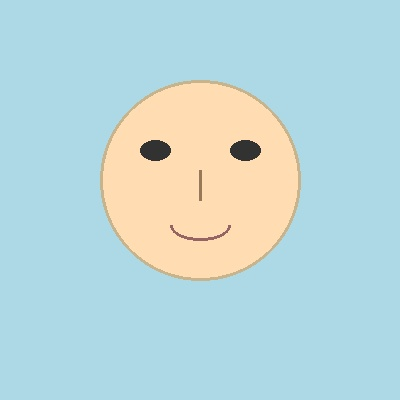
#> input picture test_images/test_face.jpg, 400 x 400 px
$ python -i face_utils.py   (imports and definitions only)
#> lines starting #> are read from the running program, lines starting #| are printed output that depends on the picture
"""
Face detection and alignment utilities
"""

import cv2
import numpy as np
from PIL import Image, ImageDraw
import logging

logger = logging.getLogger(__name__)

class FaceDetector:
    """Face detection and alignment class using OpenCV"""

    def __init__(self):
        self.face_locations = []
        self.face_landmarks = []
        # Load OpenCV's pre-trained face detection model
        self.face_cascade = cv2.CascadeClassifier(cv2.data.haarcascades + 'haarcascade_frontalface_default.xml')

    def detect_faces(self, image_path):
        """
        Detect faces in an image using OpenCV

        Args:
            image_path (str): Path to the image file

        Returns:
            tuple: (face_locations, face_landmarks, processed_image)
        """
#> called with image_path = '../test_images/test_face.jpg'
        try:
            # Load image with OpenCV
            cv_image = cv2.imread(image_path)
#> cv_image is the input picture: shape (400, 400, 3); mean B, G, R 218.3, 215.9, 187.1
            if cv_image is None:
                raise ValueError(f"Could not load image: {image_path}")

            # Convert to RGB for PIL
            rgb_image = cv2.cvtColor(cv_image, cv2.COLOR_BGR2RGB)

            # Convert to grayscale for face detection
            gray_image = cv2.cvtColor(cv_image, cv2.COLOR_BGR2GRAY)
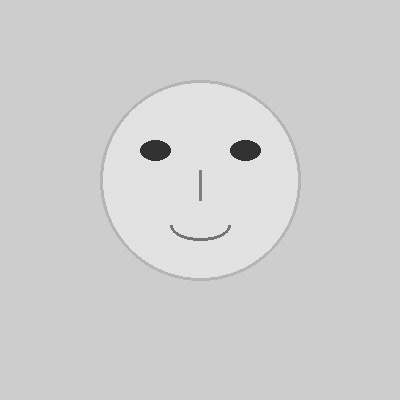
#> gray_image: shape (400, 400); min 45, max 232, mean 207.3

            # Detect faces
            faces = self.face_cascade.detectMultiScale(
                gray_image,
                scaleFactor=1.1,
                minNeighbors=5,
                minSize=(30, 30)
            )
#> faces = ()

            # Convert OpenCV format (x, y, w, h) to face_recognition format (top, right, bottom, left)
            self.face_locations = []
            for (x, y, w, h) in faces:
                top = y
                right = x + w
                bottom = y + h
                left = x
                self.face_locations.append((top, right, bottom, left))
#> this loop made 0 passes
#> after the loop, self.face_locations = []

            # No landmarks for OpenCV detection (simplified)
            self.face_landmarks = [{}] * len(self.face_locations)
#> self.face_landmarks = []

            logger.info(f"Detected {len(self.face_locations)} face(s) in image")

            # Convert to PIL Image for processing
            pil_image = Image.fromarray(rgb_image)

            return self.face_locations, self.face_landmarks, pil_image

        except Exception as e:
            logger.error(f"Error detecting faces: {str(e)}")
            raise

    # [136 lines left out: functions highlight_faces, get_face_center, get_eye_positions, align_face, crop_face_area, not called in this run]

>>> result = FaceDetector().detect_faces('../test_images/test_face.jpg')
